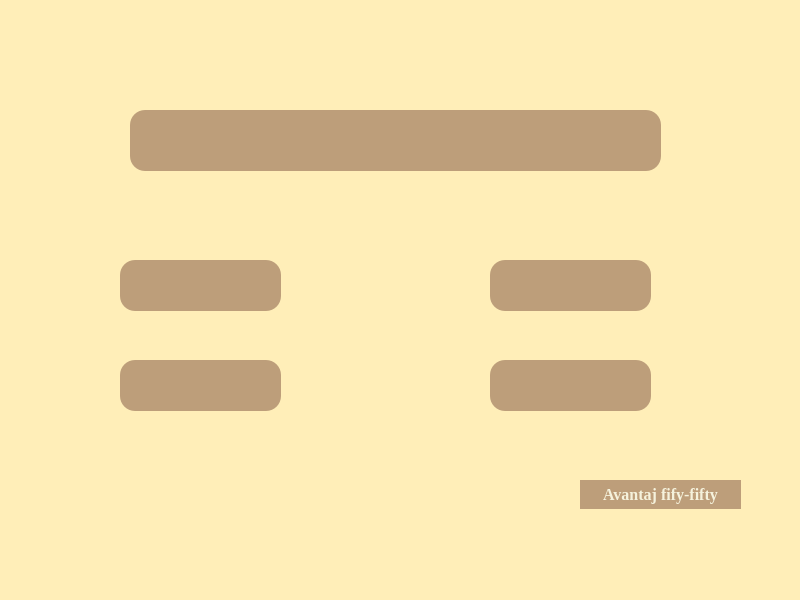
<?xml version="1.0" encoding="UTF-8"?>
<ui version="4.0">
 <class>IntrebariGrila</class>
 <widget class="QMainWindow" name="IntrebariGrila">
  <property name="geometry">
   <rect>
    <x>0</x>
    <y>0</y>
    <width>800</width>
    <height>600</height>
   </rect>
  </property>
  <property name="windowTitle">
   <string>IntrebariGrila</string>
  </property>
  <property name="styleSheet">
   <string notr="true">background-color: rgb(255, 238, 184);</string>
  </property>
  <widget class="QWidget" name="centralwidget">
   <widget class="QPushButton" name="varianta_a">
    <property name="geometry">
     <rect>
      <x>120</x>
      <y>260</y>
      <width>161</width>
      <height>51</height>
     </rect>
    </property>
    <property name="styleSheet">
     <string notr="true">background-color: rgb(189, 158, 122);
color: rgb(245, 242, 220); font-size: 25px; font: Bold; font-family:Georgia; border-radius:15px
</string>
    </property>
    <property name="text">
     <string/>
    </property>
   </widget>
   <widget class="QPushButton" name="varianta_b">
    <property name="geometry">
     <rect>
      <x>120</x>
      <y>360</y>
      <width>161</width>
      <height>51</height>
     </rect>
    </property>
    <property name="styleSheet">
     <string notr="true">background-color: rgb(189, 158, 122);
color: rgb(245, 242, 220); font-size: 25px; font: Bold; font-family:Georgia; border-radius:15px
</string>
    </property>
    <property name="text">
     <string/>
    </property>
   </widget>
   <widget class="QPushButton" name="varianta_c">
    <property name="geometry">
     <rect>
      <x>490</x>
      <y>260</y>
      <width>161</width>
      <height>51</height>
     </rect>
    </property>
    <property name="styleSheet">
     <string notr="true">background-color: rgb(189, 158, 122);
color: rgb(245, 242, 220); font-size: 25px; font: Bold; font-family:Georgia; border-radius:15px
</string>
    </property>
    <property name="text">
     <string/>
    </property>
   </widget>
   <widget class="QPushButton" name="varianta_d">
    <property name="geometry">
     <rect>
      <x>490</x>
      <y>360</y>
      <width>161</width>
      <height>51</height>
     </rect>
    </property>
    <property name="styleSheet">
     <string notr="true">background-color: rgb(189, 158, 122);
color: rgb(245, 242, 220); font-size: 25px; font: Bold; font-family:Georgia; border-radius:15px
</string>
    </property>
    <property name="text">
     <string/>
    </property>
   </widget>
   <widget class="QLabel" name="intrebare_grila">
    <property name="geometry">
     <rect>
      <x>130</x>
      <y>110</y>
      <width>531</width>
      <height>61</height>
     </rect>
    </property>
    <property name="styleSheet">
     <string notr="true">background-color: rgb(189, 158, 122);
color: rgb(245, 242, 220); font-size: 15px; font: Bold; font-family:Georgia; border-radius:15px</string>
    </property>
    <property name="text">
     <string/>
    </property>
    <property name="alignment">
     <set>Qt::AlignCenter</set>
    </property>
   </widget>
   <widget class="QPushButton" name="pushButton">
    <property name="geometry">
     <rect>
      <x>580</x>
      <y>480</y>
      <width>161</width>
      <height>29</height>
     </rect>
    </property>
    <property name="styleSheet">
     <string notr="true">background-color: rgb(189, 158, 122);
color: rgb(245, 242, 220); font-size: 16px; font: Bold; font-family:Georgia; border-radius:15px
</string>
    </property>
    <property name="text">
     <string>Avantaj fify-fifty</string>
    </property>
   </widget>
  </widget>
  <widget class="QMenuBar" name="menubar">
   <property name="geometry">
    <rect>
     <x>0</x>
     <y>0</y>
     <width>800</width>
     <height>26</height>
    </rect>
   </property>
  </widget>
  <widget class="QStatusBar" name="statusbar"/>
 </widget>
 <resources/>
 <connections/>
</ui>
